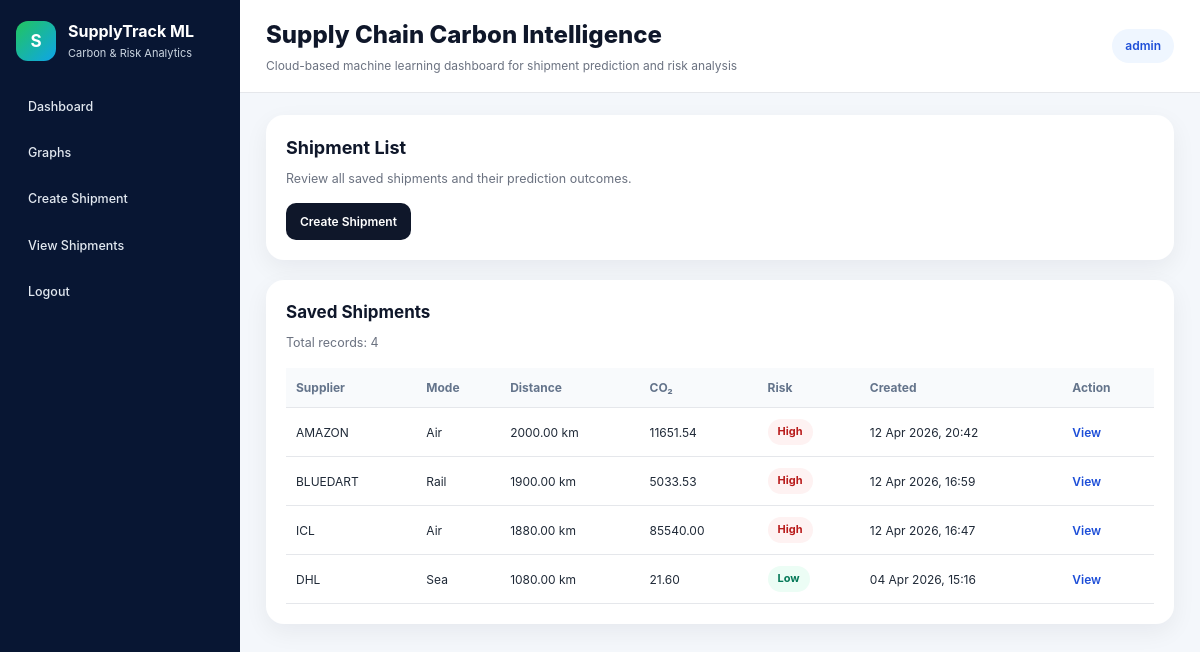
Page /shipments/ (signed in) on the earlier database version.
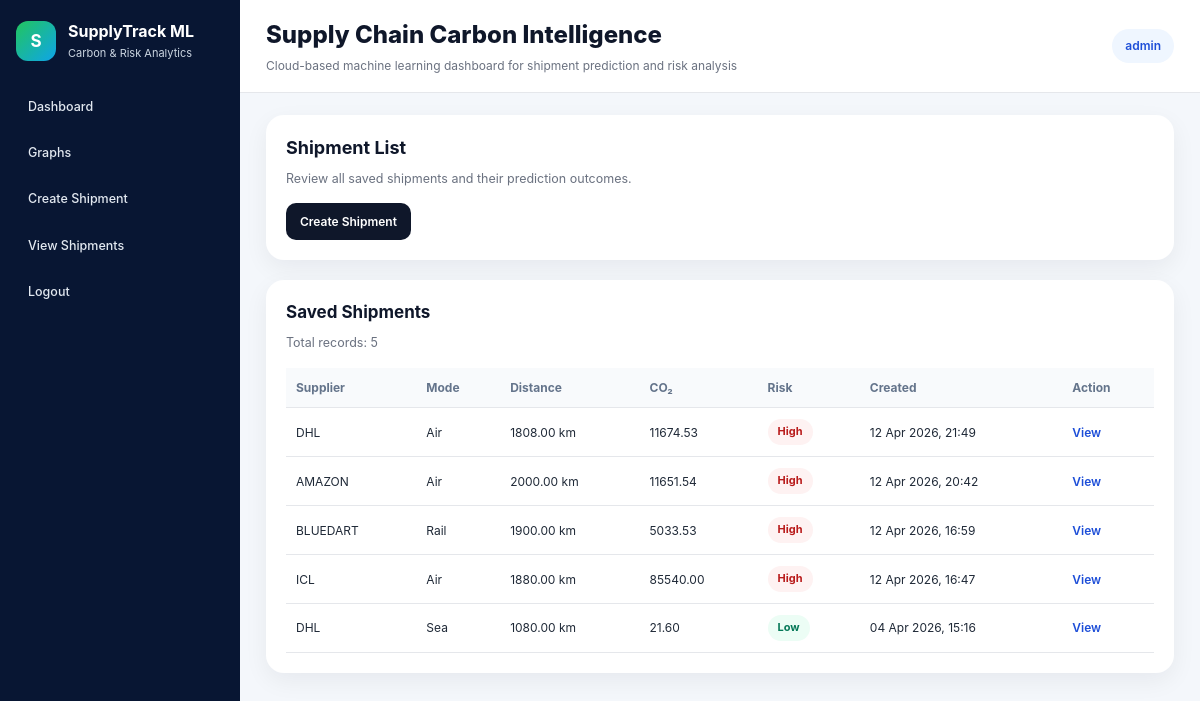
Same page on the later database version.
### shipments/models.py (models this page shows, shortened)
class Shipment(models.Model):
    TRANSPORT_MODE_CHOICES = [
        ("road", "Road"),
        ("sea", "Sea"),
        ("rail", "Rail"),
        ("air", "Air"),
    ]
    RISK_LEVEL_CHOICES = [
        ("Low", "Low"),
        ("Medium", "Medium"),
        ("High", "High"),
    ]
    supplier_name = models.CharField(max_length=150)
    transport_mode = models.CharField(max_length=20, choices=TRANSPORT_MODE_CHOICES)
    weight_tons = models.DecimalField(max_digits=10, decimal_places=2)
    distance_km = models.DecimalField(max_digits=10, decimal_places=2)
    shipment_value = models.DecimalField(max_digits=12, decimal_places=2, default=10000.00)
    origin_region = models.CharField(max_length=100)
    destination_region = models.CharField(max_length=100)
    product_category = models.CharField(max_length=100, blank=True)
    is_temp_controlled = models.BooleanField(default=False)
    is_export = models.BooleanField(default=False)
    is_hazmat = models.BooleanField(default=False)
    predicted_co2 = models.DecimalField(max_digits=12, decimal_places=2, null=True, blank=True)
    risk_level = models.CharField(max_length=20, choices=RISK_LEVEL_CHOICES, blank=True)
    created_by = models.ForeignKey(
        settings.AUTH_USER_MODEL,
        on_delete=models.CASCADE,
        related_name="shipments",
    )
    created_at = models.DateTimeField(auto_now_add=True)
    class Meta:
        ordering = ["-created_at"]

### shipments/views.py (the view)
# urls.py: path("", shipment_list, name="shipment_list"),
@login_required
def shipment_list(request):
    if request.user.is_staff:
        shipments = Shipment.objects.all().order_by("-created_at")
    else:
        shipments = Shipment.objects.filter(created_by=request.user).order_by("-created_at")
    return render(request, "shipments/shipment_list.html", {"shipments": shipments})

### templates/shipments/shipment_list.html (shortened to what this page needs)
{% extends "base.html" %}
{% block content %}
<section class="hero-card compact-hero">
    <div>
        <h2>Shipment List</h2>
        <p>Review all saved shipments and their prediction outcomes.</p>
    </div>
    <div class="hero-actions">
        <a href="{% url 'create_shipment' %}" class="primary-btn">Create Shipment</a>
    </div>
</section>
<section class="content-card compact-card">
    <div class="section-header compact-header">
        <h2>Saved Shipments</h2>
        <p>Total records: {{ shipments|length }}</p>
    </div>
    <div class="table-wrap">
        <table class="data-table compact-table">
            <thead>
                <tr>
                    <th>Supplier</th>
                    <th>Mode</th>
                    <th>Distance</th>
                    <th>CO₂</th>
                    <th>Risk</th>
                    <th>Created</th>
                    <th>Action</th>
                </tr>
            </thead>
            <tbody>
                {% for shipment in shipments %}
                <tr>
                    <td>{{ shipment.supplier_name }}</td>
                    <td>{{ shipment.get_transport_mode_display }}</td>
                    <td>{{ shipment.distance_km }} km</td>
                    <td>{{ shipment.predicted_co2 }}</td>
                    <td>
                        <span class="status-pill
                            {% if shipment.risk_level == 'High' %}status-high
                            {% elif shipment.risk_level == 'Medium' %}status-medium
                            {% else %}status-low{% endif %}">
                            {{ shipment.risk_level }}
                        </span>
                    </td>
                    <td>{{ shipment.created_at|date:"d M Y, H:i" }}</td>
                    <td>
                        <a href="{% url 'prediction_result' shipment.id %}" class="table-link">View</a>
                    </td>
                </tr>
                {% empty %}
                <tr>
                    <td colspan="7" class="empty-row">No shipments found yet.</td>
                </tr>
                {% endfor %}
            </tbody>
        </table>
    </div>
</section>
{% endblock %}

Differences in the rows shown:
added Shipment: supplier_name "DHL", transport_mode "Air", distance_km "1808.00", predicted_co2 "11674.53", risk_level "High", created_at "12 Apr 2026, 21:49"
Other differences:
{{ shipments|length }}: "4" → "5"
